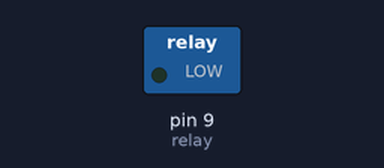
This sketch was run on a simulated Arduino Uno, built with avr-gcc and run on an emulated ATmega328P. On the bench: switched loads named in the sketch (green lamp = pin HIGH). Dashed ring = blinking.

Above: at 0.5 s.
Timing chart, 0 to 4.6 s (numbered marks = the images above):
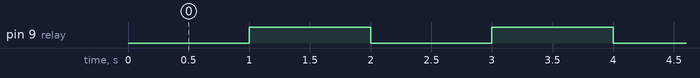

Measured:
- by itself, pin 9 (relay): alternates HIGH for 1.0 s and LOW for 1.0 s

The sketch:

relayTest.ino
```cpp
int relay = 9;

void setup() {
  pinMode(relay, OUTPUT);
}

void loop() {
  //relay on
  digitalWrite(relay, LOW);
  delay(1000);

//relay off
  digitalWrite(relay, HIGH);
  delay(1000);
}
```
